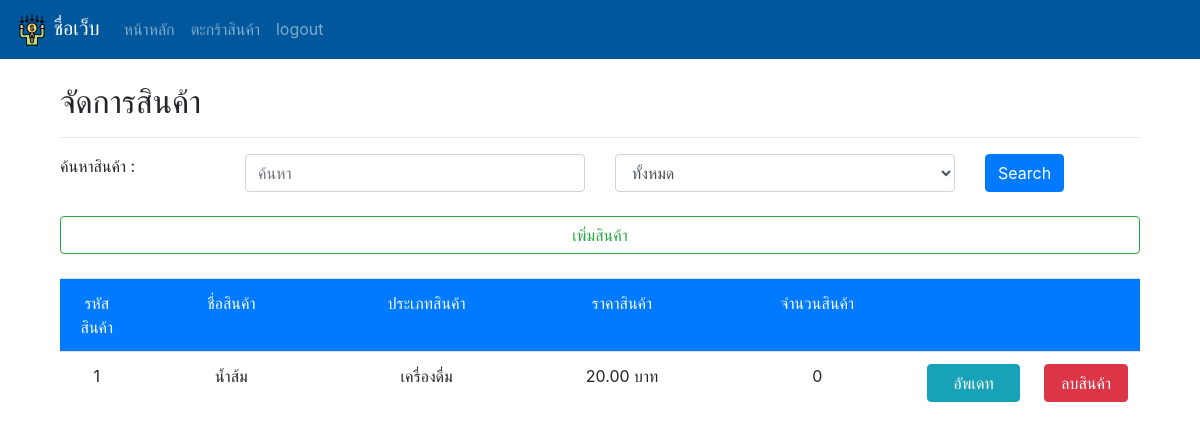
Page /manage/manage/ on the earlier database version.
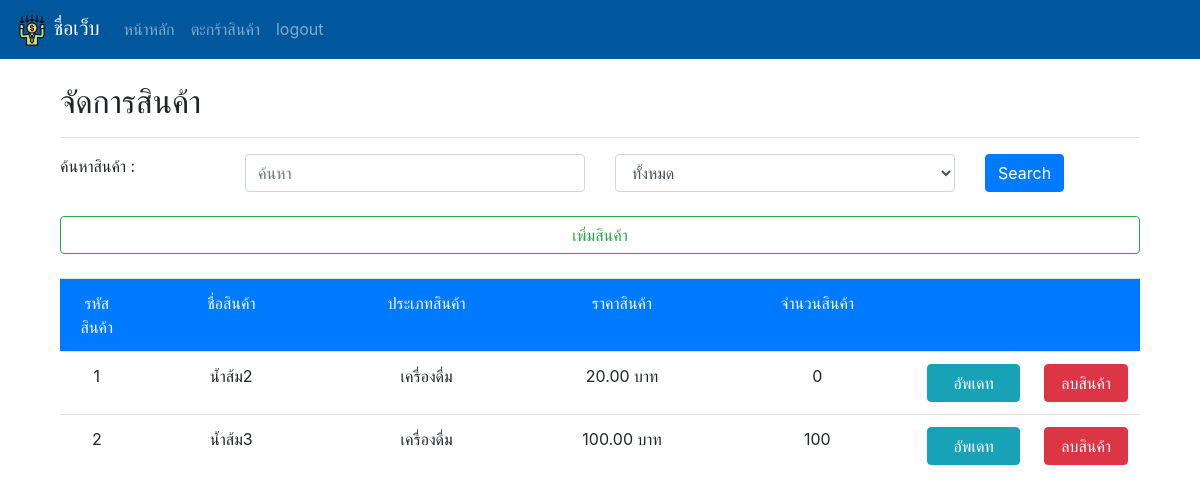
Same page on the later database version.
### main/models.py (models this page shows, shortened)
class Product(models.Model):
    type = models.ForeignKey(Type, on_delete=models.PROTECT,null=True)
    name = models.CharField(max_length=255)
    price = models.FloatField()
    stock = models.IntegerField()
    picture = models.ImageField(upload_to='product_pic',null=True,blank=True)

class Type(models.Model):
    type_name = models.CharField(max_length=255)

### manage/views.py (the view)
# urls.py: path('manage/', views.manage, name='manage'),
def manage(request):
    product = Product.objects.all()
    context = {
        'product' : product
    }
    return render(request, 'manage/manage.html', context=context)

### manage/templates/manage/manage.html (shortened to what this page needs)
{% extends 'basesell.html' %}
{% block content %}
<body>
  <div class="container">
    <h2>จัดการสินค้า</h2>
    <hr>
    <form method="GET" action="{% url 'manage' %}">
      <div class="row">
        <div class="col-sm-2">
          <label>ค้นหาสินค้า :</label>
        </div>
        <div class="col-sm-4">
          <input type="text" name="search" value="{{search}}" placeholder="ค้นหา" class="form-control col">
        </div>
        <div class="col-sm-4">
          <select name="sel" id="" class="form-control col">
            <option value="0">ทั้งหมด</option>
          </select>
        </div>
        <div class="col">
          <input type="submit" value="Search" class="btn btn-primary">
        </div>
      </div><br>
      <div class="row">
        <div class="col">
          <a href="{% url 'addpd'%}">
            <div class="btn btn-outline-success col">เพิ่มสินค้า</div>
          </a>
        </div>
      </div><br>
    </form>
    <div class="scr">
      <table class="table table-bordered-primary text-center">
        <thead class="bg-primary text-light">
          <tr>
            <td>รหัสสินค้า</td>
            <td>ชื่อสินค้า</td>
            <td>ประเภทสินค้า</td>
            <td>ราคาสินค้า</td>
            <td>จำนวนสินค้า</td>
            <td></td>
            <td></td>
          </tr>
        </thead>
        <tbody>
        {% for p in product %}
          <tr>
            <td width='10'>{{ p.id }}</td>
            <td width='150'>{{ p.name }}</td>
            <td width='150'>{{ p.type.type_name }}</td>
            <td width='150'>{{ p.price|stringformat:".2f" }} บาท</td>
            <td width='150'>{{ p.stock }}</td>
            <td width='20'>
              <a href="{% url 'pup' product_id=p.id %}">
                <div class="btn btn-info col">อัพเดท</div>
              </a>
            </td>
            <td width='20'>
              <a href="{% url 'del_product' product_id=p.id %}">
                <div class="btn btn-danger col">ลบสินค้า</div>
              </a>
            </td>
          </tr>
          {% endfor %}
        </tbody>
      </table>
    </div>
  </div>
</body>
{% endblock %}

Differences in the rows shown:
changed Product id 1: name "น้ำส้ม" → "น้ำส้ม2"
added Product: id "2", name "น้ำส้ม3", type.type_name "เครื่องดื่ม", price "100.00", stock "100"
